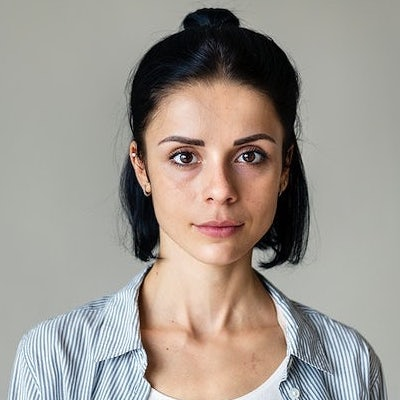
#> input picture face1.jpg, 400 x 400 px
$ python problem1_revamp.py
#> lines starting #> are read from the running program, lines starting #| are printed output that depends on the picture; after the words box and inside, x2 and y2 are one past the last pixel; in counts of white or black regions, pixels touching at a corner belong together
import cv2
import numpy as np
import os
import math

def gen_rainbow(width_range = None, height_range = None, hsv_max_hue_deg = 300, max_sat = 255, max_value = 255, background = None):
    new_img = None

    if background == None:
        new_img = np.zeros(img.shape, np.uint8)
    else:
        new_img = np.full(img.shape, background, np.uint8)

    height = new_img.shape[0]
    width = new_img.shape[1]

    if width_range == None:
        width_range = [0, width]

    if height_range == None:
        height_range = [0, height]

    max_width = abs(width_range[1] - width_range[0])
    width_offset = min(*width_range)

    for x in range(*width_range):
        for y in range(*height_range):
            hsv_deg = int((((x - width_offset) / max_width * hsv_max_hue_deg) / 360) * 179)
            new_img[y, x] = [hsv_deg, max_sat, max_value]

    return cv2.cvtColor(new_img, cv2.COLOR_HSV2BGR)

def blend_images(img, mask, amount, width_range = None, height_range = None):
    blended = np.copy(img)
    height, width, _ = img.shape

    if width_range == None:
        width_range = [0, width]

    if height_range == None:
        height_range = [0, height]

    for x in range(*height_range):
        for y in range(*width_range):
            blended[x, y] = blended[x, y] * amount + mask[x, y] * (1 - amount) + 2

    return blended.astype(np.uint8)

"""
Creates the Gaussian Mask to slide over the image
Required Parameters:
n - Used to create a (2 * n + 1, 2 * n + 1) sliding mask, sigma - s.d. used in the Gaussian
"""
def generate_gaussian_mask(n, sigma):
    # The Gaussian function as a lambda
    gaussian = lambda input, sigma: (1 / (sigma * math.sqrt(2 * math.pi))) * math.exp(-(input ** 2) / (2 * sigma ** 2))
    # Will store the masks rows and columns
    mask = []
    # The total of all of the gaussian(r, sigma) to normalise
    total = 0

    # Create a (2 * n + 1) * (2 * n + 1) mask
    for x in range(0, 2 * n + 1):
        row = []

        for y in range(0, 2 * n + 1):
            # Distance from centre
            r = math.sqrt((x - n) ** 2 + (y - n) ** 2)
            # Value of the gaussian at a point
            value = gaussian(r, sigma)
            total += value
            row.append(value)

        mask.append(row)

    # Normalise the result and convert it to a numpy array
    normalised = np.array([[element / total for element in row] for row in mask])
    return normalised

"""
Implementation of the Gaussian Filter
Required Parameters:
img - Source image, n - Used to create a (2 * n + 1, 2 * n + 1) sliding mask, sigma - s.d. used in the Gaussian
Optional Parameters:
width - apply to fixed vertical slice, height - apply to fixed horizontal slice,
separate - only returns the affected slice if this is True
"""
def gaussian_filter(img, n, sigma, width = None, height = None, separate = False):
    result = None

    # Deals with the optional parameters
    if separate:
        result = np.zeros(img.shape, np.uint8)
    else:
        result = np.copy(img)

    mask = generate_gaussian_mask(n, sigma)

    if width == None:
        width = (0, img.shape[0])

    if height == None:
        height = (0, img.shape[1])

    # The channels are stored in the shape
    channels = img.shape[2]

    # Apply separately to each channel
    for channel in range(channels):
        # Pad either side so we can slide easily
        arr = np.pad(img[:, :, channel], ((n, n), (n, n)), "edge")
        # Loop over each original value but with the necessary offset
        for x in range(width[0] + n, width[1] + n):
            for y in range(height[0], height[1]):
                # Select the neighbourhood of the pixel
                slide = arr[x - n : x + n + 1, y : y + 2 * n + 1]
                # Multiple the mask and slide and then sum the matrix elements
                # This is the Gaussian blur at the pixel's b/g/r channel
                result[x - n, y, channel] = np.sum(mask * slide).astype(np.uint8)

    return result

def darken_image(img, coefficient):
    darkened = np.copy(img)
    darkened = cv2.cvtColor(darkened, cv2.COLOR_BGR2HSV)

    for x in range(0, img.shape[0]):
        for y in range(0, img.shape[1]):
            darkened[x, y, 2] = np.uint8(darkened[x, y, 2] * coefficient)

    return cv2.cvtColor(darkened, cv2.COLOR_HSV2BGR)

img = cv2.imread("face1.jpg", cv2.IMREAD_COLOR)
#> img is the input picture: shape (400, 400, 3); mean B, G, R 143.9, 151.2, 158.4
d = darken_image(img, 0.5)
#> in darken_image, `darkened = cv2.cvtColor(darkened, cv2.COLOR_BGR2HSV)`: darkened: shape (400, 400, 3); mean H, S, V 44.6, 41.1, 162.7
#> after the loop in darken_image, `for x in range(0, img.shape[0]):`: darkened: shape (400, 400, 3); mean H, S, V 44.6, 41.1, 81.1
#> in darken_image, `return cv2.cvtColor(darkened, cv2.COLOR_HSV2BGR)`:
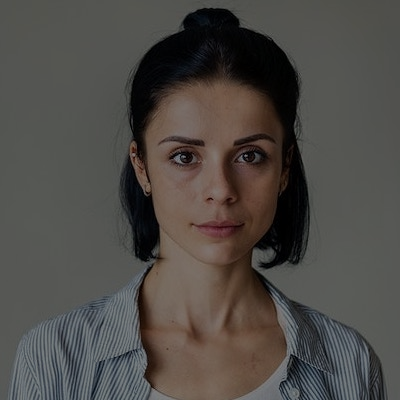
#> returned value: shape (400, 400, 3); mean B, G, R 71.4, 75.2, 78.7
width_range = [225, 245]
height_range = [120, 320]
template = gen_rainbow(width_range, height_range, background = [int((23 / 360) * 179), int(34 / 100 * 255), int(87 / 100 * 255)]).astype(np.uint8)
blurred_template = gaussian_filter(template, 9, 4, height=width_range, separate=True)
alpha = 0.8
blended = blend_images(d, blurred_template, alpha, width_range, height_range)
#> after the loop in blend_images, `for x in range(*height_range):`:
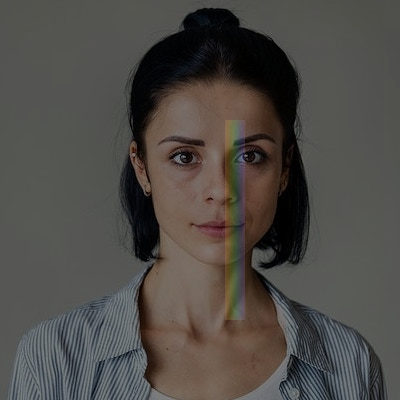
#> blended: shape (400, 400, 3); 2.5% of pixels changed, all inside (x1, y1, x2, y2) = (225, 120, 245, 320)
blended_blurred = gaussian_filter(blended, 2, 0.5, height=width_range, width=height_range, separate=False)
#> the loop in gaussian_filter (call 2), `for channel in range(channels):` made 3 passes
#> pass 1, in gaussian_filter (call 2), `arr = np.pad(img[:, :, channel], ((n, n), (n, n)), "edge")`:
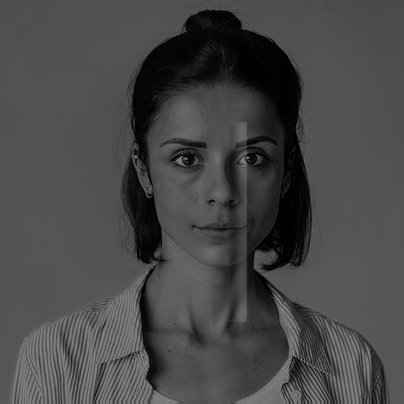
#> arr: shape (404, 404); min 0, max 146, mean 72
#> pass 3, in gaussian_filter (call 2), `arr = np.pad(img[:, :, channel], ((n, n), (n, n)), "edge")`:
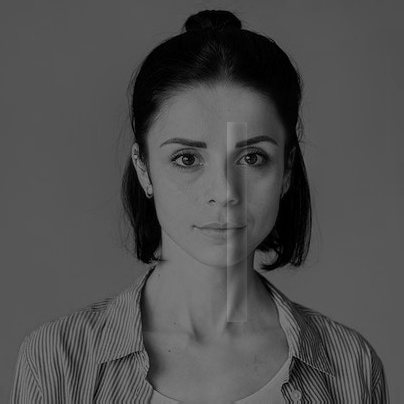
#> arr: shape (404, 404); min 0, max 141, mean 79

concat = np.concatenate((img, d, blurred_template, blended), axis=1)
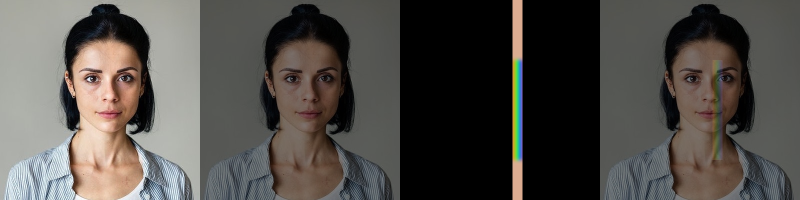
#> concat: shape (400, 1600, 3) (shown at 1/2 size); mean B, G, R 73.4, 77.7, 81.1
cv2.imshow("Displayed Image", concat)
cv2.waitKey(0)

$ run again, with face2.jpg copied over face1.jpg
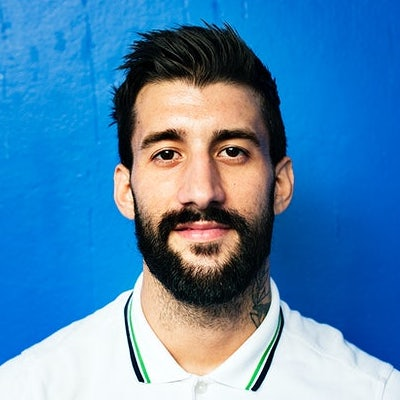
#> input picture face2.jpg, 400 x 400 px
#> img is the input picture: shape (400, 400, 3); mean B, G, R 176.8, 133.1, 78.9
#> after the loop in blend_images, `for x in range(*height_range):`:
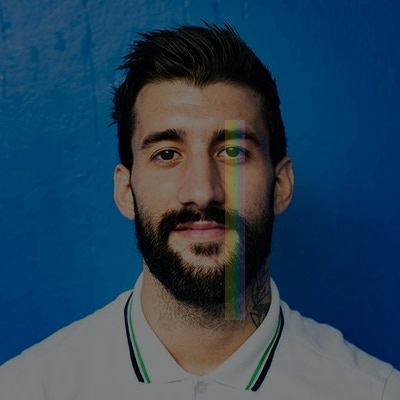
#> blended: shape (400, 400, 3); mean B, G, R 88.5, 66.6, 39.4
#> `concat = np.concatenate((img, d, blurred_template, blended), axis=1)`:
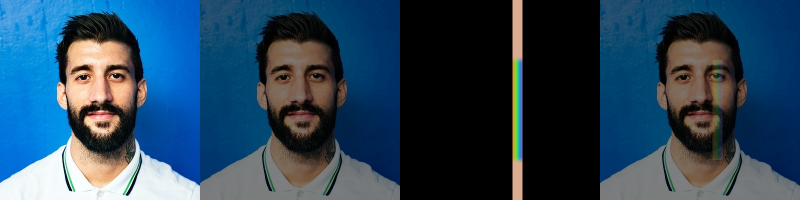
#> concat: shape (400, 1600, 3) (shown at 1/2 size); mean B, G, R 90, 68.5, 41.4
